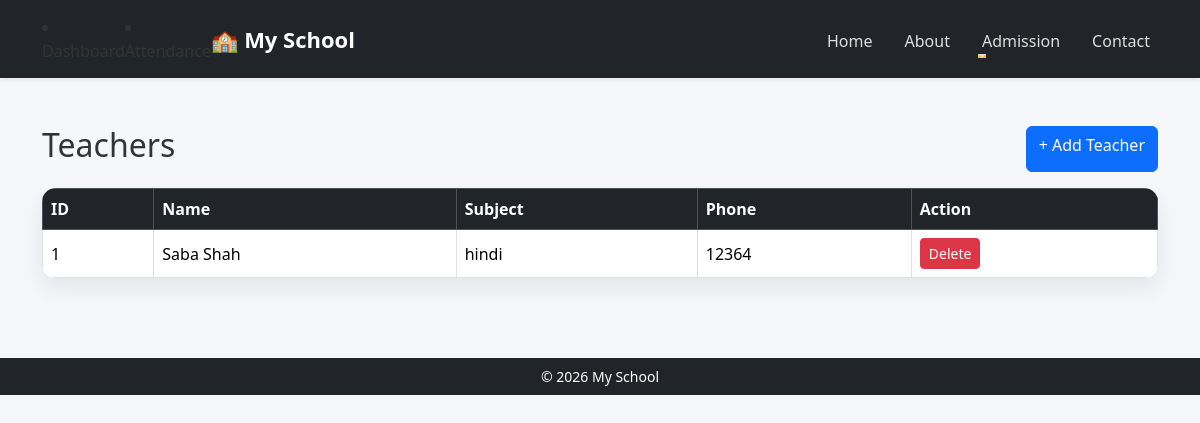
The page /teachers (signed in) on the database its author committed.
### tables this page shows
CREATE TABLE teachers (
        id INTEGER PRIMARY KEY AUTOINCREMENT,
        name TEXT,
        subject TEXT,
        phone TEXT
    );

### app.py (the view)
@app.route("/teachers")
def teachers():
    if not session.get("admin"):
        return redirect("/login")
    db = get_db()
    data = db.execute("SELECT * FROM teachers").fetchall()
    db.close()
    return render_template("teacher_list.html", teachers=data)

### app.py (called while the page is built)
def get_db():
    conn = sqlite3.connect(DB_NAME)
    conn.execute("""
    CREATE TABLE IF NOT EXISTS students (
        id INTEGER PRIMARY KEY AUTOINCREMENT,
        name TEXT,
        class TEXT,
        phone TEXT
    )
    """)
    conn.execute("""
    CREATE TABLE IF NOT EXISTS teachers (
        id INTEGER PRIMARY KEY AUTOINCREMENT,
        name TEXT,
        subject TEXT,
        phone TEXT
    )
    """)
    conn.execute("""
    CREATE TABLE IF NOT EXISTS attendance (
        id INTEGER PRIMARY KEY AUTOINCREMENT,
        student_id INTEGER,
        status TEXT,
        date TEXT
    )
    """)
    conn.execute("""
    CREATE TABLE IF NOT EXISTS fees (
        id INTEGER PRIMARY KEY AUTOINCREMENT,
        student_id INTEGER,
        amount INTEGER,
        status TEXT,
        date TEXT
    )
    """)
    conn.commit()
    return conn

### templates/teacher_list.html
{% extends "base.html" %}
{% block content %}
<div class="d-flex justify-content-between">
    <h2>Teachers</h2>
    <a href="/teacher/add" class="btn btn-primary">+ Add Teacher</a>
</div>
<table class="table table-bordered mt-3">
    <tr class="table-dark">
        <th>ID</th>
        <th>Name</th>
        <th>Subject</th>
        <th>Phone</th>
        <th>Action</th>
    </tr>
    {% for t in teachers %}
    <tr>
        <td>{{ t[0] }}</td>
        <td>{{ t[1] }}</td>
        <td>{{ t[2] }}</td>
        <td>{{ t[3] }}</td>
        <td>
            <a href="/teacher/delete/{{ t[0] }}" class="btn btn-danger btn-sm">Delete</a>
        </td>
    </tr>
    {% endfor %}
</table>
{% endblock %}

### static/css/style.css (style rules this page uses)
body { font-family: 'Segoe UI', sans-serif; background-color: #f5f7fb; color: #333; }
.table { background: white; border-radius: 14px; overflow: hidden; box-shadow: 0 10px 25px rgba(0,0,0,0.08); }
.table th, .table td { vertical-align: middle; }

### rows shown on the page
teachers: id "1", name "Saba Shah", subject "hindi", phone "12364"
